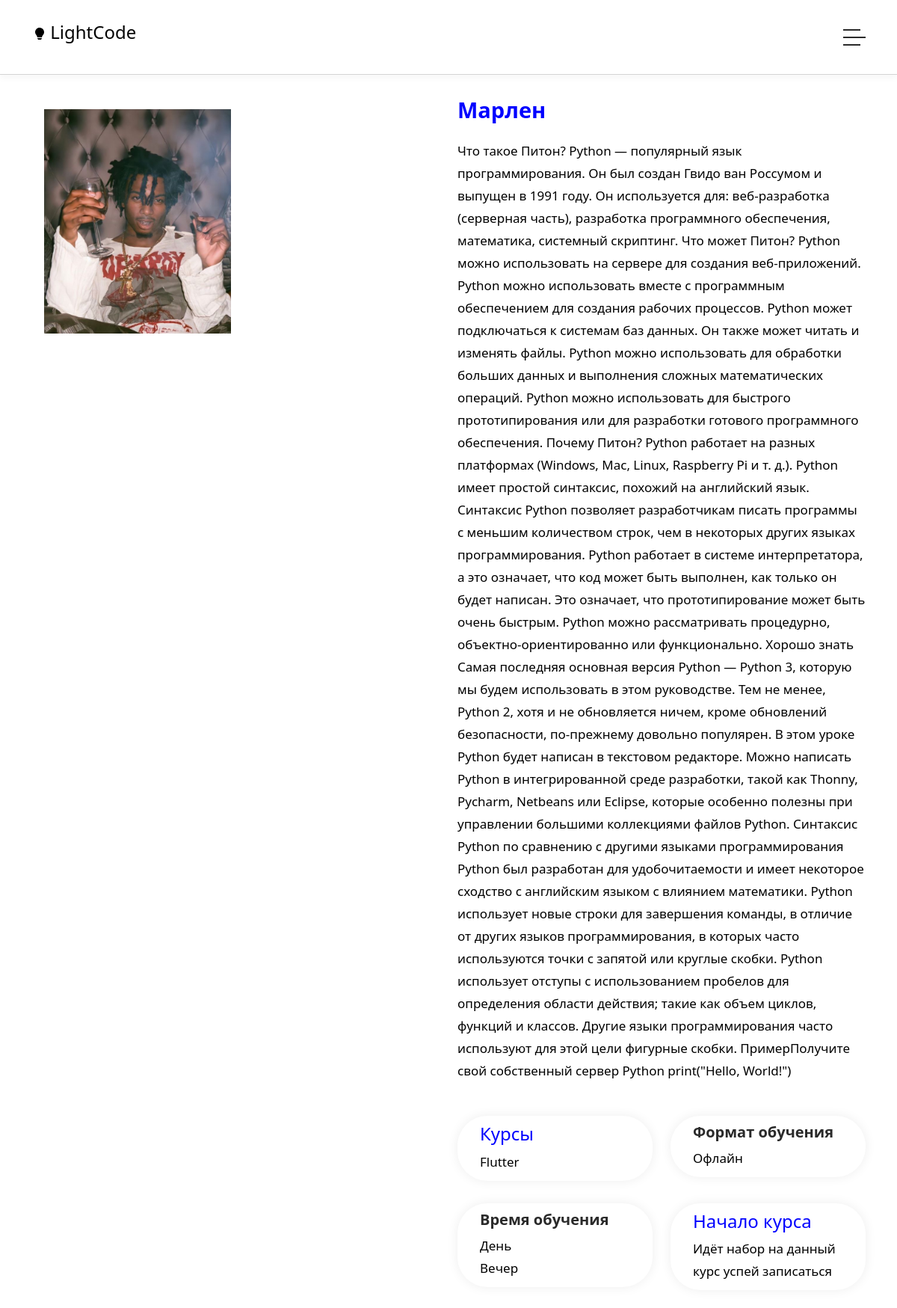
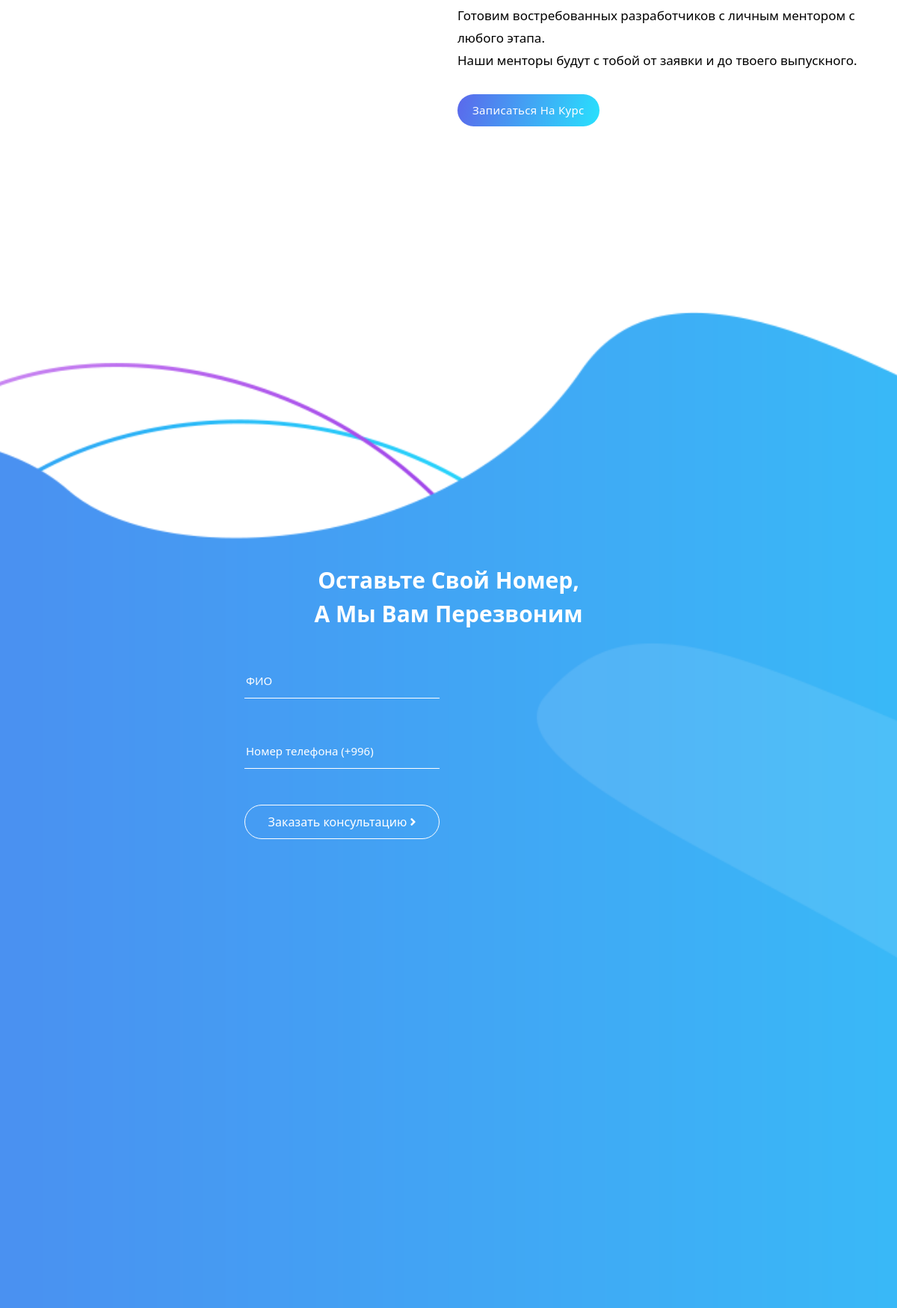
Screenshot of /ru/employee_detail/3/ (upper part) with the database file from the repository (2 pictures, top to bottom).
### srm/models.py (models this page shows, shortened)
class Employee(models.Model):
    full_name = models.CharField(max_length=123, verbose_name='ФИО')
    image = models.ImageField(upload_to='media/image', verbose_name='Фотография')
    role = models.ForeignKey(Role, on_delete=models.CASCADE, verbose_name='Роль')
    salary = models.DecimalField(decimal_places=2, max_digits=12, default=0.00, verbose_name='Зарплата')
    description = models.TextField(verbose_name=('Описание для Лэндинга'), blank=True, null=True)
    course = models.ManyToManyField(Course, verbose_name='Курс', blank=True, null=True)
    studying_time = models.ManyToManyField(StudyingTime, verbose_name='Время обучения', blank=True, null=True)
    format = models.ManyToManyField(LearningFormat, verbose_name='Формат обучения', blank=True, null=True)
    created_date = models.DateTimeField(auto_now_add=True, verbose_name='Дата создания')
    is_active = models.BooleanField(default=True, verbose_name='Активен')
    class Meta:
        verbose_name = 'Сотрудник'
        verbose_name_plural = 'Сотрудники'

class LearningFormat(models.Model):
    title = models.CharField(max_length=50, verbose_name='Название')
    class Meta:
        verbose_name = 'Формат обучения'
        verbose_name_plural = 'Форматы обучения'

### landing/models.py (models this page shows, shortened)
class CourseForLanding(models.Model):
    title = models.CharField(max_length=123, verbose_name=('Название'))
    slug = models.SlugField()
    cover = models.ImageField(upload_to='media/image/', verbose_name=('Обложка'))
    description = models.TextField(verbose_name=('Описание о языке'))
    studying_time = models.ManyToManyField(StudyingTime, verbose_name='Время обучения')
    format = models.ManyToManyField('srm.LearningFormat', verbose_name='Формат обучения')
    additional_info = models.TextField(verbose_name='Информация о курсе', blank=True, null=True)
    teacher = models.ForeignKey('srm.Employee', on_delete=models.PROTECT, verbose_name='Ментор')
    created_date = models.DateTimeField(auto_now_add=True, verbose_name=('Дата создания'))
    is_active = models.BooleanField(default=True, verbose_name=('Активен'))
    class Meta:
        verbose_name = 'Курс для Лэндинга'
        verbose_name_plural = 'Курс для Лэндинга'

class StudyingTime(models.Model):
    title = models.CharField(max_length=50, verbose_name='Название')
    class Meta:
        verbose_name = 'Время обучения'
        verbose_name_plural = 'Время обучения'

### landing/views.py (the view)
# urls.py: path('employee_detail/<int:pk>/', views.employee_detail, name='employee_detail'),
def employee_detail(request, pk):
    employee = Employee.objects.get(pk=pk)
    course = CourseForLanding.objects.filter(teacher=employee)
    return render(request, template_name='landing/employee.html', context={'employee': employee, 'courses': course})

### landing/templates/landing/employee.html (shortened to what this page needs)
{% extends 'base.html' %}
{% load static %}
{% load i18n %}
{% block content %}
<div id="about" class="about-us section">
    <div class="container" >
      <div class="row" style="flex-direction: row-reverse;">
        <div class="col-lg-6 align-self-center">
          <div class="section-heading">
            <h4><span style="color: blue;font-size: 29px;" >{{ employee.full_name }}</span></h4>
            <img src="https://templatemo.com/templates/templatemo_570_chain_app_dev/assets/images/heading-line-dec.png" alt="">
            <p style="color: black;font-size: 17px;" >{{ employee.description }}</p>
          </div>
          <div class="row">
            <div class="col-lg-6">
              <div class="box-item">
                <h4 style="color: blue;" >{% trans 'Курсы' %}</h4>
                {% for course in courses %}
                  <p style="font-size: 17px;color: black;" >{{ course.title }}</p>
                {% endfor %}
              </div>
            </div>
            <div class="col-lg-6">
              <div class="box-item">
                <h4 style="color: blue;" ><a href="#">{% trans 'Формат обучения' %}</a></h4>
                {% for course in courses %}
                  {% for i in course.format.all %}
                    <p style="font-size: 17px;color: black;" >{{ i.title }}</p>
                  {% endfor %}
                {% endfor %}
              </div>
            </div>
            <div class="col-lg-6">
              <div class="box-item">
                <h4 style="color: blue;" ><a href="#">{% trans 'Время обучения' %}</a></h4>
                 {% for course in courses %}
                  {% for course_time in course.studying_time.all %}
                    <p style="font-size: 17px;color: black;" >{{ course_time.title }}</p>
                  {% endfor %}
                {% endfor %}
              </div>
            </div>
            <div class="col-lg-6">
              <div class="box-item">
                <h4 style="color:blue;">{% trans 'Начало курса' %}</h4>
                  <p style="font-size: 17px;color: black;" >{% trans 'Идёт набор на данный курс успей записаться' %}</p>
              </div>
            </div>
            <div class="col-lg-12">
              <p style="font-size: 17px;color: black;" >{% trans 'Готовим востребованных разработчиков с личным ментором с любого этапа.' %}<br> {% trans 'Наши менторы будут с тобой от заявки и до твоего выпускного.' %}</p>
              <div class="gradient-button">
                <a href="#newsletterr">{% trans 'Записаться на курс' %}</a>
              </div>
            </div>
          </div>
        </div>
        <div id="right-images-for-hidden" class="col-lg-6">
          <div class="right-image">
            <div class="container mt-3" style="width: 98%; height: 98%; fon-size: 10px;">
            <img src="{{ employee.image.url }}" style="width: 250px; height: 300px; object-fit: cover;" class="card-img-top" alt="...">
        </div>
          </div>
        </div>
      </div>
    </div>
  </div>
{% endblock %}

### static/css/templatemo-chain-app-dev.css (style rules this page uses)
html, body, div, span, applet, object, iframe, h1, h2, h3, h4, h5, h6, p, blockquote, div pre, a, abbr, acronym, address, big, cite, code, del, dfn, em, font, img, ins, kbd, q, s, samp, small, strike, strong, sub, sup, tt, var, b, u, i, center, dl, dt, dd, ol, ul, li, figure, header, nav, section, article, aside, footer, figcaption { margin: 0; padding: 0; border: 0; outline: 0; }
* { box-sizing: border-box; }
html, body { font-family: 'Roboto', sans-serif; font-weight: 400; background-color: #fff; -ms-text-size-adjust: 100%; -webkit-font-smoothing: antialiased; -moz-osx-font-smoothing: grayscale; }
a { text-decoration: none !important; }
h1, h2, h3, h4, h5, h6 { margin-top: 0px; margin-bottom: 0px; }
p { font-size: 15px; line-height: 30px; font-weight: 300; color: #afafaf; }
img { width: 100%; overflow: hidden; }
html, body { background: #fff; font-family: 'Roboto', sans-serif; }
.section-heading { position: relative; z-index: 2; }
.section-heading h4 { color: #2a2a2a; font-size: 30px; font-weight: 700; text-transform: capitalize; margin-bottom: 10px; }
.section-heading img { width: 45px; height: 2px; }
.section-heading p { margin-top: 10px; }
.gradient-button a { display: inline-block !important; padding: 10px 20px !important; color: #fff !important; text-transform: capitalize; font-size: 15px; background: rgb(19,175,240); background: linear-gradient(105deg, rgba(91,104,235,1) 0%, rgba(40,225,253,1) 100%); border-radius: 23px; font-weight: 500 !important; letter-spacing: 0.3px !important; transition: all .5s; }
.about-us { padding-top: 130px; position: relative; }
.about-us .section-heading { margin-bottom: 45px; }
.about-us .section-heading, .about-us .box-item, .about-us p, .about-us .box-item .gradient-button, .about-us .box-item span { position: relative; z-index: 1; }
.about-us .box-item { box-shadow: 0px 0px 15px rgba(0,0,0,0.07); padding: 10px 30px; background-color: #fff; border-radius: 40px; margin-bottom: 30px; }
.about-us .box-item h4 a { font-size: 20px; font-weight: 700; margin-top: 8px; color: #2a2a2a; transition: all .3s; }
.about-us .box-item p { margin-bottom: 0px; }
.about-us .gradient-button { margin-top: 30px; margin-bottom: 10px; }
.about-us span { font-size: 14px; color: #7a7a7a; }
.about-us .right-image { position: relative; z-index: 1; }

### rows the page displays
Employee: full_name "Марлен", description "Что такое Питон? Python — популярный язык программирования. Он был создан Гвидо ван Россумом и выпущен в 1991 году. Он используется для: веб-разработка (серверная часть), разработка программного обеспечения, математика, системный скриптинг. Что может Питон? Python можно использовать на сервере для создания веб-приложений. Python можно использовать вместе с программным обеспечением для создания рабочих процессов. Python может подключаться к системам баз данных. Он также может читать и изменять файлы. Python можно использовать для обработки больших данных и выполнения сложных математических операций. Python можно использовать для быстрого прототипирования или для разработки готового…", image (picture)
CourseForLanding: title "Flutter"
LearningFormat: title "Офлайн"
StudyingTime: title "День"
StudyingTime: title "Вечер"
